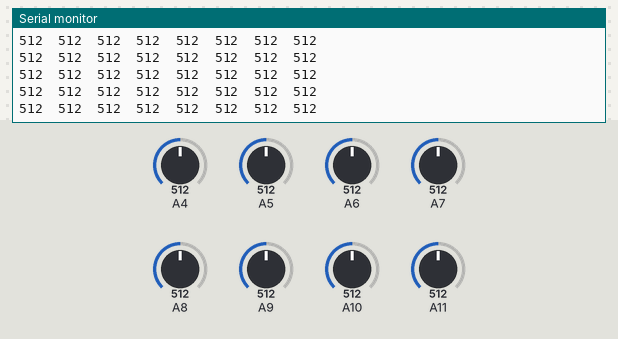
Bench run of a sketch on a simulated Arduino Leonardo, built with avr-gcc and run on an emulated ATmega32U4. On the bench: the last lines printed to the serial monitor. Inputs (shaded band) come from the test bench; at power-on: A4 = 512, A5 = 512, A6 = 512, A7 = 512, A8 = 512, A9 = 512, A10 = 512, A11 = 512.

Above: at 1.3 s.
1.4 s: A4 set to 110
At 2.3 s:
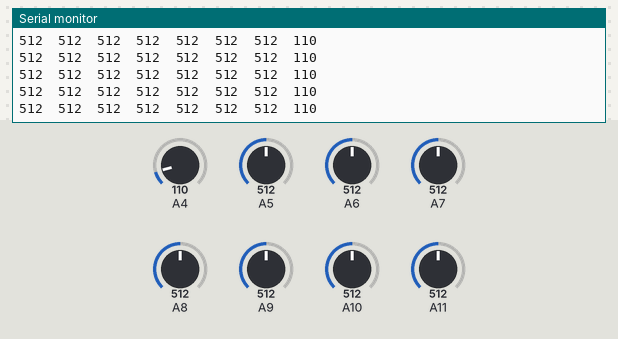
4.4 s: A4 set to 91
At 5.2 s:
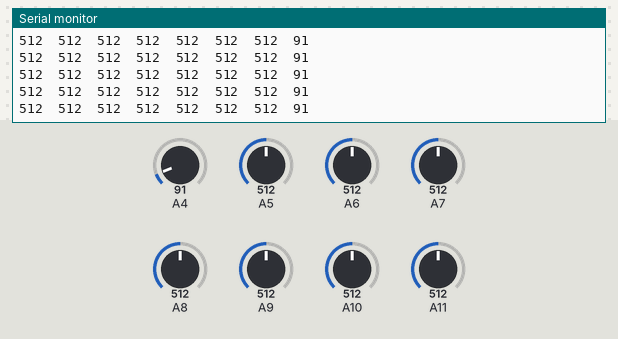

The sketch:

ArduinoDUE.ino
```cpp
#include <time.h>


int samples;
int cycles;
float sampleAverage;
float cycleAverage;

int lastCycle;

String names[8] = {"Brake Position", "Throttle Position", "Temperature", "Oil Pressure", "Fuel Pressure", "Fuel Level", "Speed", "RPM"};
void setup(){
	Serial.begin(9600);
	printHeaderLine();
	delay(100);
}
void loop(){
	//

	long start = millis();
	for(int i = 0; i < 8; i++)
	{
		Serial.print(printData(i, names[i]));
		Serial.print("\t");

	}
	Serial.println();
	//delay(10);
	long end = millis();
	lastCycle = (end - start);
	cycles++;
	updateCycleAverageTime(lastCycle);
	//printCycleStats(longSampleName, longSample);
}
void printHeaderLine()
{

	for (int i = 0; i < 8; i++)
	{
		Serial.print(names[i]);
		Serial.print("\t");
	}

	Serial.println();
}
int printData(int socket, String name)
{
	return(analogRead(11 - socket));
}
void printCycleStats(String longSample, long longSampleTime)
{
	long start = millis();
	Serial.print("Samples:\t");
	Serial.println(samples);
	Serial.print("Cycles:\t");
	Serial.println(cycles);
	Serial.print("Time last cycle:\t");
	Serial.print(lastCycle);
	Serial.println("ms");
	Serial.print("Average cycle time:\t");
	Serial.print(float(cycleAverage));
	Serial.println("ms");
	Serial.print("Average SampleTime:\t");
	Serial.print(float(sampleAverage));
	Serial.println("ms");
	Serial.print("Long Sample:\t");
	Serial.print(longSample);
	Serial.print("\tTime:\t");
	Serial.print(longSampleTime);
	Serial.println("ms");
	long end = millis();
	Serial.print("Time printing data:\t");
	long time = end - start;
	Serial.print(time);
	Serial.println("ms");
}
void updateSampleAverageTime(long sampleTime)
{
	long totalTime = (sampleAverage * (samples - 1)) + sampleTime;
	sampleAverage = float(totalTime / samples);
}
void updateCycleAverageTime(long cycleTime)
{
	long totalTime = (cycleAverage * (cycles - 1)) + cycleTime;
	cycleAverage = float(totalTime / cycles);
}
```

Measured:
- after the input at 1.4 s, the serial monitor: prints a new line at once (image 1)
- after the input at 4.4 s, the serial monitor: prints a new line at once (image 2)
